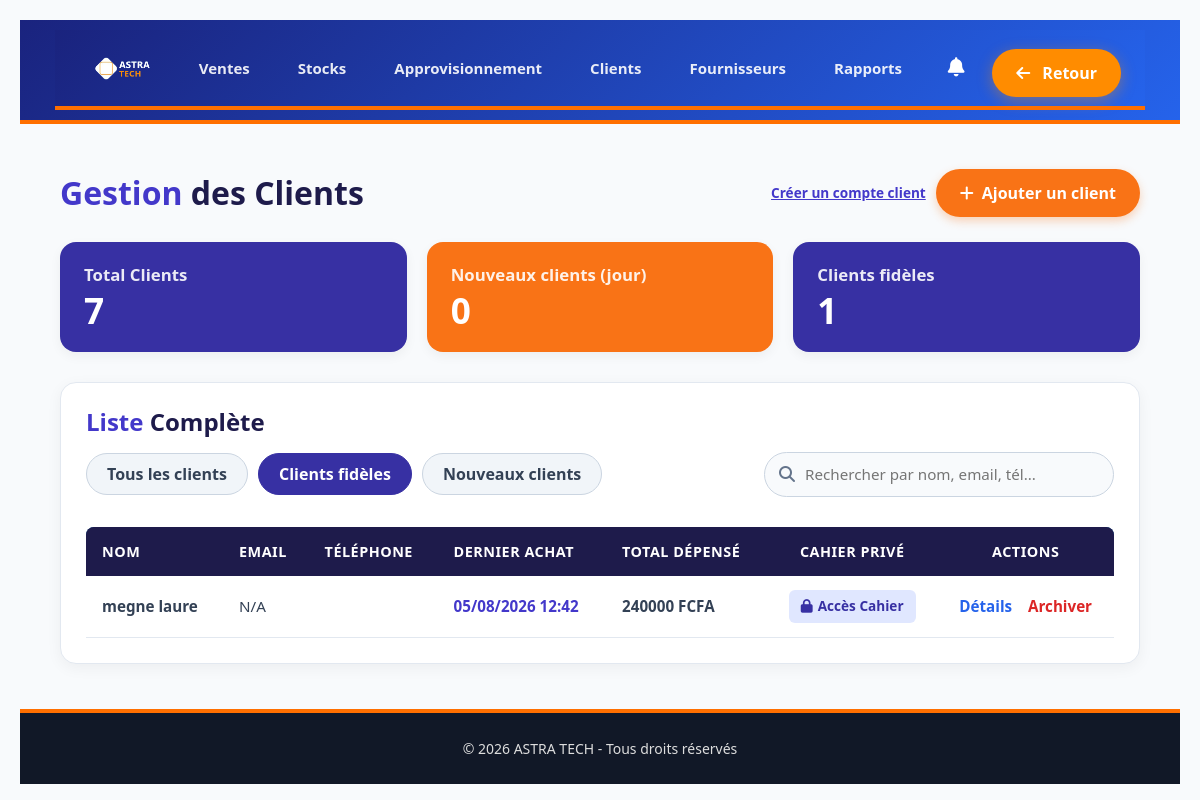
The page /clients/?filter=loyal (signed in) on the database as committed earlier.
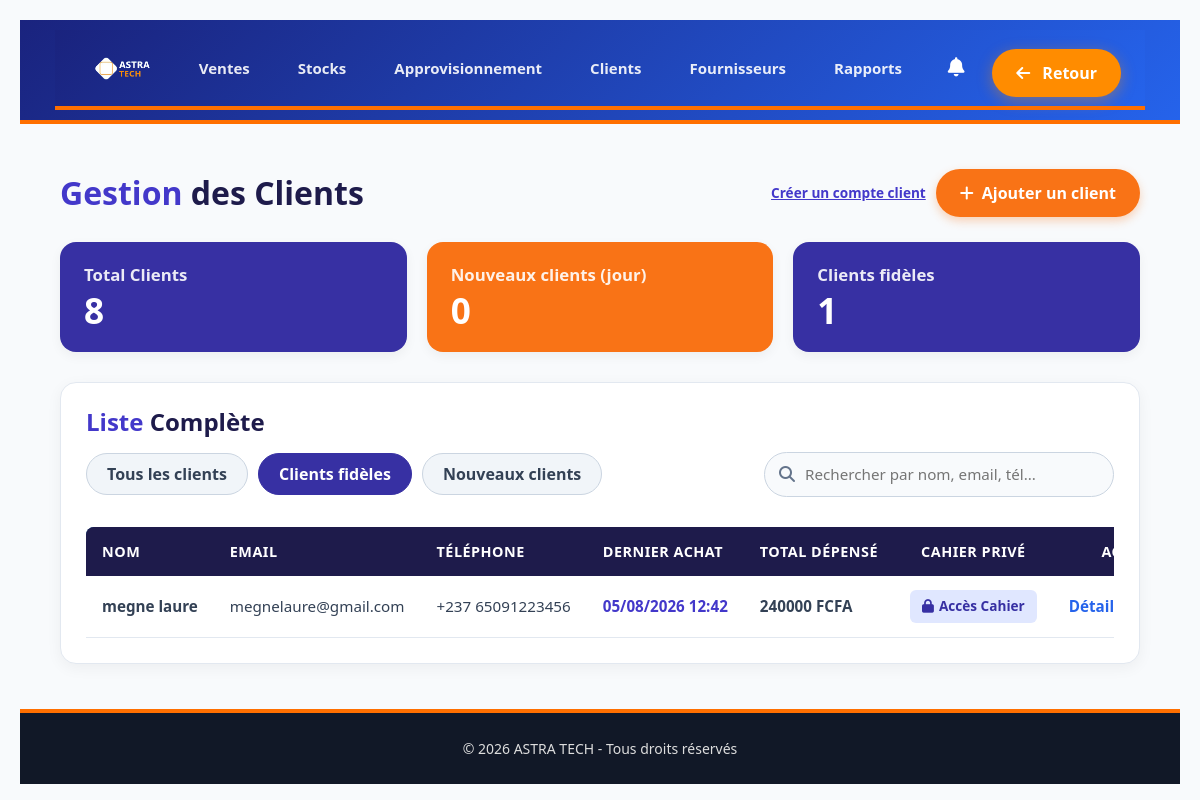
The same page on the database as committed later.
### astra/models.py (models this page shows, shortened)
class Client(models.Model):
    reference = models.CharField(
        max_length=100,
        unique=True,
        blank=True,
        null=True
    )
    nom = models.CharField(
        max_length=255
    )
    telephone = models.CharField(
        max_length=50,
        blank=True
    )
    email = models.EmailField(
        blank=True,
        null=True
    )
    date_naissance = models.DateField(
        blank=True,
        null=True
    )
    adresse = models.TextField(
        blank=True
    )
    mot_de_passe = models.CharField(
        max_length=255,
        blank=True,
        null=True
    )
    date_inscription = models.DateField(
        auto_now_add=True,
        null=True,
        blank=True
    )
    total_depense = models.DecimalField(
        max_digits=12,
        decimal_places=2,
        default=0
    )
    is_active = models.BooleanField(
        default=True
    )

### astra/views.py (the view, shortened to what this page needs)
# urls.py: path('clients/', views.gestion_clients, name='clients'),
@verifier_role(['client']) # ou le rôle approprié
def gestion_clients(request):
    filter_type = request.GET.get('filter', 'all')
    today = date.today()
    clients_bruts = Client.objects.filter(is_active=True).order_by('-id')
    clients_list = []
    for client in clients_bruts:
        ventes_actives = client.ventes.filter(est_archive=False)
        client.total_depenses_calcule = sum(v.montant_total for v in ventes_actives)
        client.nombre_achats = ventes_actives.count()
        dernier = ventes_actives.order_by('-date_vente').first()
        client.dernier_achat = dernier.date_vente if dernier else None
        c_date = client.date_inscription
        client.est_nouveau = False
        if c_date:
            if hasattr(c_date, 'date'):
                c_date_pure = c_date.date()
            else:
                c_date_pure = c_date
            if c_date_pure == today:
                client.est_nouveau = True
        clients_list.append(client)
    if filter_type == 'loyal':
        clients_qs = [c for c in clients_list if c.nombre_achats >= 2]
    elif filter_type == 'new':
        clients_qs = [c for c in clients_list if c.est_nouveau]
    else:
        clients_qs = clients_list
    total_clients = Client.objects.filter(is_active=True).count()
    new_clients_count = sum(1 for c in clients_list if c.est_nouveau)
    loyal_clients_count = sum(1 for c in clients_list if c.nombre_achats >= 2)
    context = {
        'clients': clients_qs,
        'clients_archives': Client.objects.filter(is_active=False).order_by('-id'),
        'total_clients': total_clients,
        'new_clients_count': new_clients_count,
        'loyal_clients_count': loyal_clients_count,
        'current_filter': filter_type,
    }
    return render(request, 'astra/clients.html', context)

### astra/context_processors.py (called while the page is built)
def notifications_processor(request):
    path = request.path.lower()
    cat = None
    if 'vente' in path:
        cat = 'ventes'
    elif 'stock' in path:
        cat = 'stocks'
    elif 'appro' in path:
        cat = 'appro'
    elif 'client' in path:
        cat = 'clients'
    elif 'fournisseur' in path:
        cat = 'fournisseurs'
    elif 'rapport' in path:
        cat = 'rapports'
    if cat:
        notifications = NotificationPlateforme.objects.filter(lu=False, categorie=cat).order_by('-id')
    else:
        notifications = NotificationPlateforme.objects.none()
    return {
        'notifications_non_lues': notifications,
        'nombre_notifications': notifications.count()
    }

### astra/Templates/astra/clients.html (shortened to what the changed rows need)
{% extends 'base.html' %}
{% load static %}
{% block content %}
<div class="astra-clients-wrapper">
    <div class="astra-header-bar">
        <h1 class="astra-title"><span>Gestion</span> des Clients</h1>
    </div>
    <div class="astra-stats-grid">
        <div class="astra-card astra-card-indigo">
            <h3>Total Clients</h3>
            <p>{{ total_clients }}</p>
        </div>
    </div>
    <div class="astra-content-box">
        <h2 style="font-size: 1.5rem; font-weight: 700; color: #1e1b4b; margin-bottom: 15px;">
            <span style="color: #4338ca;">Liste</span> Complète
        </h2>
        <div class="astra-table-container">
            <table class="astra-table" id="clients-table">
                <thead>
                    <tr>
                        <th>Nom</th>
                        <th>Email</th>
                        <th>Téléphone</th>
                        <th>Dernier Achat</th>
                        <th>Total dépensé</th>
                        <th style="text-align: center;">Cahier Privé</th>
                        <th style="text-align: center;">Actions</th>
                    </tr>
                </thead>
                <tbody>
                    {% for client in clients %}
                    <tr class="client-row" data-search="{{ client.nom|lower }} {{ client.email|default:''|lower }} {{ client.telephone|lower }}">
                        <td style="font-weight: 600;">{{ client.nom }}</td>
                        <td>{{ client.email|default:"N/A" }}</td>
                        <td>{{ client.telephone }}</td>
                        <td>
                            {% if client.dernier_achat %}
                                <span style="font-weight: 600; color: #4338ca;">{{ client.dernier_achat|date:"d/m/Y H:i" }}</span>
                            {% else %}
                                <span style="color: #94a3b8; font-style: italic;">Aucun achat</span>
                            {% endif %}
                        </td>
                        <td style="font-weight: 700; color: {% if client.total_depenses_calcule > 100000 %}#16a34a{% else %}#334155{% endif %};">{{ client.total_depenses_calcule|default:0|floatformat:0 }} FCFA</td>
                        <td style="text-align: center;">
                            <a href="{% url 'astra:client_login' client.id %}" style="display: inline-flex; align-items: center; gap: 5px; background-color: #e0e7ff; color: #3730a3; padding: 6px 12px; border-radius: 6px; font-size: 0.85rem; font-weight: 600; text-decoration: none;" title="Accéder au cahier sécurisé">
                                <i class="fa-solid fa-lock"></i> Accès Cahier
                            </a>
                        </td>
                        <td style="text-align: center; white-space: nowrap;">
                            <button type="button" class="details-btn" data-id="{{ client.id }}"
                                    data-nom="{{ client.nom }}"
                                    data-email="{{ client.email|default:'' }}"
                                    data-telephone="{{ client.telephone }}"
                                    data-adresse="{{ client.adresse|default:'N/A' }}"
                                    data-total="{{ client.total_depenses_calcule|default:0|floatformat:0 }}"
                                    data-achats="{{ client.nombre_achats|default:0 }}"
                                    data-inscription="{{ client.date_inscription|date:'d/m/Y'|default:'N/A' }}"
                                    style="background: none; border: none; color: #2563eb; font-weight: 600; cursor: pointer; margin-right: 12px;">Détails</button>
                            <a href="{% url 'astra:supprimer_client' client.id %}" class="delete-link" onclick="return confirm('Voulez-vous archiver / désactiver le client {{ client.nom }} ?');" style="background: none; border: none; color: #dc2626; font-weight: 600; cursor: pointer; text-decoration: none;">Archiver</a>
                        </td>
                    </tr>
                    {% empty %}
                    <tr>
                        <td colspan="7" style="text-align: center; padding: 20px; color: #94a3b8;">Aucun client trouvé dans la base de données.</td>
                    </tr>
                    {% endfor %}
                </tbody>
            </table>
        </div>
    </div>
</div>
{% endblock %}

Rows that differ between the two databases and show on the page:
changed Client "megne laure": email "N/A" → "megnelaure@gmail.com"; telephone (not shown) → "+237 65091223456"; no longer shows "Archiver"
Other text that changed with them:
{{ total_clients }}: "7" → "8"
